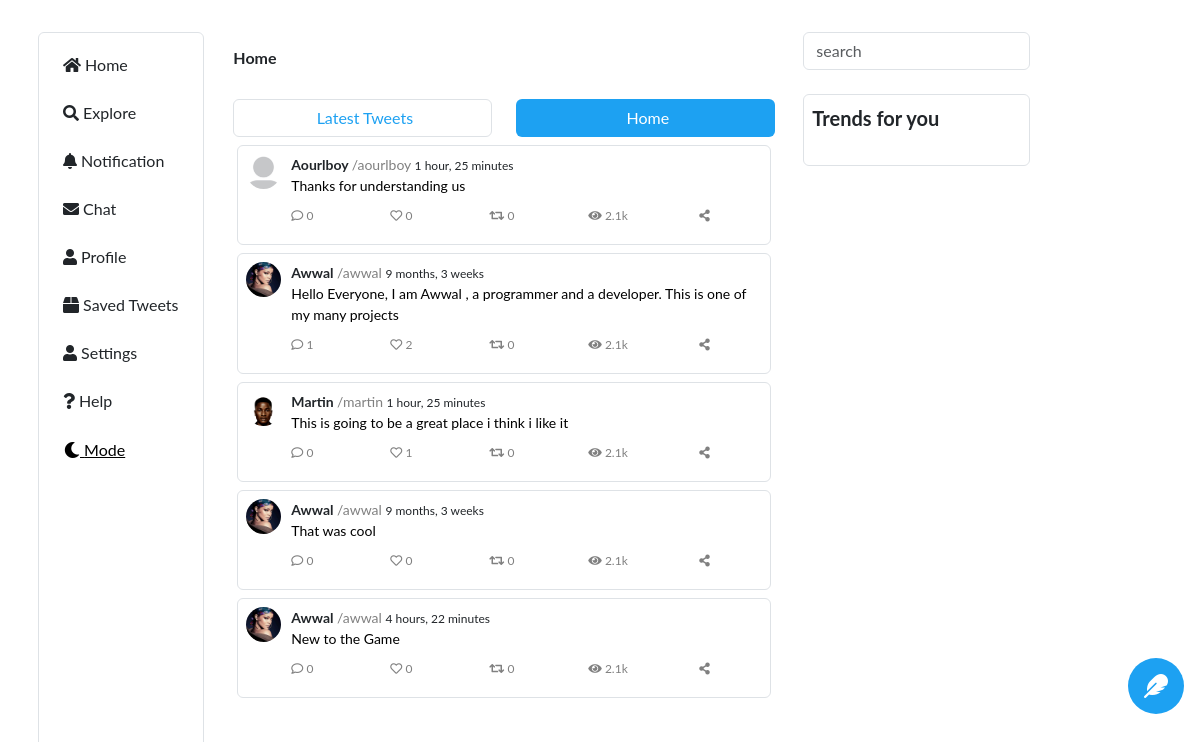
Page /tweets/ on the committed database.
### tweet/models.py (models this page shows, shortened)
class Tweet(models.Model):
    profile=models.ForeignKey(Profile,related_name='tweet', on_delete=models.CASCADE, blank=True)
    date=models.DateTimeField(auto_now_add=True)
    body=models.TextField()
    like=models.ManyToManyField(Profile,related_name='liked', blank=True)
    comment=models.ForeignKey('self', related_name='tweet', null=True, blank=True, on_delete=models.CASCADE)
    views=models.ManyToManyField(Profile,related_name='viewed', blank=True)
    active=models.BooleanField(default=True)
    retweet=models.ManyToManyField(Profile,related_name='retweet', blank=True)
    def get_absolute_url(self):
        return reverse ('TweetDetailUrl', args=[self.id])

class Profile(models.Model):
    user=models.OneToOneField(User, related_name='profile', on_delete=models.CASCADE)
    follower=models.ManyToManyField('self', related_name='follow', symmetrical=False, blank=True)
    date_joined=models.DateTimeField(auto_now_add=True, blank=True, null=True)
    bio=models.CharField(max_length=100, blank=True, null=True)
    location=models.CharField(max_length=100, blank=True, null=True)
    profile_photo=models.ImageField(upload_to='profileimage', default='profileimage/profile.png', null=True, blank=True)
    cover_photo=models.ImageField(upload_to='profileimage', null=True, blank=True)
    mode=models.CharField(max_length=100, default='white')
    def __str__(self):
        return self.user.username
    def get_absolute_url(self):
        return reverse('ProfileUrl', args=[self.id])

### tweet/views.py (the view, shortened to what this page needs)
# urls.py: path('tweets/',TweetView, name='TweetUrl' ),
def TweetView(request, lat=None, hom=None):
    blak = False # set blank to false to know whether there is tweets available or not
    try:
        prof=Profile.objects.get(user__username=request.user) # get the request.user with the profile instance
        foll=prof.follow.all() #get the number of followers of request.user
        profile=Profile.objects.all() #get all profiles
        tweets=Tweet.objects.all().filter(active=True).filter(profile__in=foll) #get the tweets which are active and which the request user follows
        retweets=Tweet.objects.all().filter(retweet__in=foll) #get the tweets that was retweet by those the user follow
        tweetss=tweets.union(retweets)#combine the tweets and retweets together
    except (ObjectDoesNotExist, AttributeError):
        prof=''
        tweetss=Tweet.objects.all().filter(active=True)
    if len(tweetss) == 0: # if the tweet list is none, like when the user just sign up
        blank=True
    else:
        blank=False
    home_color='#1DA1F2'
    latest_color ='white'
    if 'latest' in request.session.keys() or lat: #check if the user has asked for latest tweets before or he just asked for it
        latest=True
        home_color='white'
        latest_color ='#1DA1F2'
    else:
        latest=False
    if latest: #if latest tweet is required
        tweetss=tweetss.order_by('-date')
        request.session['latest'] ='aske' #store it temporary in the session
    else:
        tweetss=list(tweetss)
        shuffle(tweetss)# shuffle the tweets so it can display randomly
    page=Paginator(tweetss,5) # i page the tweets this save the page from overhead loading, so it send the tweets page by page
    page_no=request.GET.get('page') # get the page number from the request
    tweets=page.get_page(page_no) # get the tweets from that page
    context=dict(tweets=tweets, tweet=tweets, blank=blank, prof=prof, User=prof, latest=latest_color, home=home_color)
    template='tweetTemplate/tweet.html'
    if tweets.has_previous(): # if the tweet has previous page then he is not the starting page, so the template should update some part not fully part
        template='tweetTemplate/tweetbox.html'
    return render(request, template, context=context)

### template/tweetTemplate/tweet.html (shortened to what this page needs)
{%extends 'base.html'%}
{%load static%}
{%load custom_tags%}
{%block content%}
<div id='body' class='' style=''>
	<h6 class="bold display-sm-none">Home </h6>
	<br class="display-sm-none"/>
<div class='row sticky-top' style=''>
<a class='col normal' href="{%url 'LatestTweetUrl' 'latest'%}"><button class='btn w-100 border' style='background-color:{{latest}};color:{{home}}'> Latest Tweets </button> </a>
<a class='normal col' href="{%url 'HomeTweetUrl' 'latest'%}">
<button class='btn w-100' style='background-color:{{home}};color:{{latest}}'> Home </button> </a>
</div>
{%include 'tweetTemplate/tweetbox.html'%}
</div>
{%endblock%}

### template/tweetTemplate/tweetbox.html (shortened to what this page needs)
{%load custom_tags%}
<div class="row sz-14 m-1" id="tweetbox" style="">
  {%for tweet in tweets %}
    <div class="col-md-12 my-1 p-2 border rounded col-sm" id="twetbox" style="">
      <div class="row">
        <div class="col-2 col-md-1">
          <a href="{{tweet.profile.get_absolute_url}}">
            <img class="container rounded-circle p-0 m-0" loading="" src="{{tweet.profile.profile_photo.url}}" style="width:35px;height:35px;object-fit:cover"/>
          </a>
        </div>
        <div class="col">
          <div class="row ">
            <div class="col">
              <span class="bold sz-14">
                  {{tweet.profile|title}}
              </span>
              <a href="{{tweet.profile.get_absolute_url}}" >
                  <span class="color-t sz-14" style="">
                      /{{tweet.profile.user.username|lower}}
                  </span>
              </a>
              <span class="sz-12" style="">
                  {{tweet.date|timesince}}
              </span>
            </div>
          </div>
          <div class="sz-14" style="">
              <a class="color-black" href="{{tweet.get_absolute_url}}">
                  {{tweet.body|truncatechars:':280'}}
              </a>
          </div>
          <div class="row sz-12 align-items-center my-2">
            <div class="col">
                <a href="{{tweet.get_absolute_url}}?#holder">
                    <button class="btn no-border color-t color-bg-white sz-12 p-0">
                        <i class="far fa-comment">
                        </i>
                        {{tweet.tweet.count}}
                    </button>
                </a>
            </div>
            <div class="col">
                {%include 'tweetTemplate/like.html'%}
            </div>
            <div class="col">
                {%include 'tweetTemplate/retweet.html'%}
            </div>
            <div class="col">
              <button class="no-border btn color-t color-bg-white sz-12 p-0">
                <i class="fas fa-eye"></i> 2.1k
              </button>
            </div>
            <div class="col">
                <button class="no-border btn color-t color-bg-white sz-12">
                    <i class="fas fa-share-alt" style="">
                    </i>
                </button>
            </div>
          </div>
        </div>
      </div>
    </div>
  {%endfor%}
</div>

### template/tweetTemplate/like.html (shortened to what this page needs)
<button hx-get="{%url 'TweetUrl'%}" class='no-border color-bg-white sz-12 color-t p-0' hx-include='#on{{tweet.id}}' hx-swap='outerHTML' style='' onClick=''>
{%if prof in tweet.like.all%}
<i id='{{tweet.id}}' style='color:#ff00ff' class='fas fa-heart' data-fa-transform="shrink-8 fa-border"></i>
{%else%}
<i id='{{tweet.id}}' class='far fa-heart' data-fa-transform="shrink-8 fa-border"></i>
{%endif%}
 {{tweet.like.count}}
</button>

### template/tweetTemplate/retweet.html (shortened to what this page needs)
<button class='btn no-border sz-12 p-0 color-t' hx-get="{%url 'TweetUrl'%}" hx-include='#tt{{tweet.id}}' hx-swap='outerHTML' style='' onClick=''>
{%if prof in tweet.retweet.all%}
<i id='{{tweet.id}}' style='color:#757E2B' class='fas fa-retweet' data-fa-transform="shrink-8 fa-border"></i> {{tweet.retweet.count}}
{%else%}
<i id='{{tweet.id}}' class='fas fa-retweet' data-fa-transform="shrink-8 fa-border"></i>
{%endif%}
 {{tweet.retweet.count}}
</button>

### static/css/acss/acss.css (style rules this page uses)
:root { --primary-color:#347C17; --secondary-color: #6AA121; --tertiary-color: #F0FFF0; }
.bold { font-weight: bold; }
.border { border: 1px solid black; }
.color-t { color: var(--tertiary-color) }
.color-black { color: black }
.color-bg-white { background-color: white }
.font-lato { font-family: Lato }
.no-border { border-color: none; border: none !important }
.sz-12 { font-size: 12px; }
.sz-14 { font-size: 14px; }

### template/base.html (style rules this page uses)
:root { --primary-color: #1DA1F2; --secondary-color:#07294D;color; --tertiary-color:gray; }
a { text-decoration: none; }

### rows in the picture
Tweet: profile.profile_photo (placeholder picture), profile "Aourlboy", profile.user.username "aourlboy", date "1 hour, 25 minutes", body "Thanks for understanding us", tweet.count "0", like.count "0", retweet.count "0"
Tweet: profile.profile_photo (picture), profile "Awwal", profile.user.username "awwal", date "9 months, 3 weeks", body "Hello Everyone, I am Awwal , a programmer and a developer. This is one of my many projects", tweet.count "1", like.count "2", retweet.count "0"
Tweet: profile.profile_photo (picture), profile "Martin", profile.user.username "martin", date "1 hour, 25 minutes", body "This is going to be a great place i think i like it", tweet.count "0", like.count "1", retweet.count "0"
Tweet: profile.profile_photo (picture), profile "Awwal", profile.user.username "awwal", date "9 months, 3 weeks", body "That was cool", tweet.count "0", like.count "0", retweet.count "0"
Tweet: profile.profile_photo (picture), profile "Awwal", profile.user.username "awwal", date "4 hours, 22 minutes", body "New to the Game", tweet.count "0", like.count "0", retweet.count "0"
